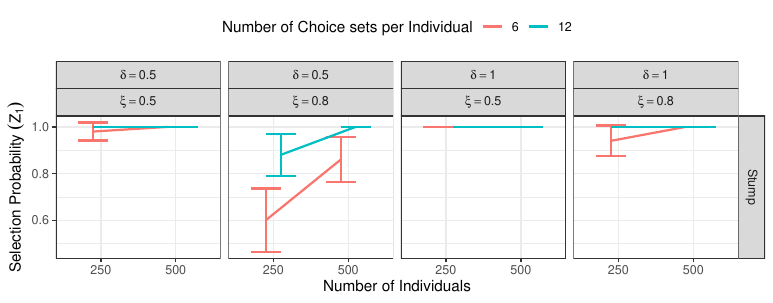

The script that saved this image:
library(data.table)
library(ggplot2) 
library(latex2exp)

res <- readRDS("simulations_replication/mob_mixlogit_simulations/mob_mixlogit_simulations.rds")

tmp = data.table(res)
tmp = tmp[, t(res[1]), by=1:nrow(tmp)]

tmp = tmp[,{ class(V1[[1]]$z1_correct) <- 'double'
class(V1[[1]]$xi_error) <- 'double'
V1[[1]]
}, by=1:nrow(tmp)]


g = function(x) list(mean = mean(x),
                     median = median(x),
                     sd = sd(x),
                     max = max(x),
                     ci_min_continuous = mean(as.numeric(x)) - qnorm(1-0.05/2)*sd(as.numeric(x)) , 
                     ci_max_continuous = mean(as.numeric(x)) + qnorm(1-0.05/2)*sd(as.numeric(x)) ,
                     ci_min_prop = mean(x) + qnorm(1-0.05/2)* as.numeric(sqrt(as.numeric(mean(x)) *( 1 - as.numeric(mean(x))) / as.numeric(length(x)) )),
                     ci_max_prop = mean(x) - qnorm(1-0.05/2)* as.numeric(sqrt(as.numeric(mean(x)) *( 1 - as.numeric(mean(x))) / as.numeric(length(x)) )),
                     p_95 = as.numeric(quantile(x, na.rm = TRUE , probs = c(0.95))),
                     p_5  = as.numeric(quantile(x, na.rm = TRUE , probs = c(0.05))),
                     n_nan = sum(is.na(x))
)

d <- as.data.frame(
  tmp[, unlist(lapply(.SD, g), recursive=FALSE)
      , .SDcols=c("time_iter","err_beta_1", "err_beta_2",
                  "z1_correct", "xi_error",
                  "ari",
                  "LL", "bic", "aic", "caic"),
      , by=.(scenario, n.indiv, n.choices, n.alter, xi, delta)])


## keep observation from stump
df  <- d[d$scenario=="stump", c("n.choices" , "n.indiv", "scenario", "xi", "delta",
                                "z1_correct.mean",
                                "z1_correct.ci_min_prop",
                                "z1_correct.ci_max_prop" )]
# Graph vars
y_axis <- "z1_correct.mean"      
x_axis <- "n.indiv"   
group  <- "n.choices" 
model  <- "model"

#Turning variables into factors
df[group] <- as.factor(with(df , get(group)))
## Generate the facet_grid LaTeX headers
df$xi <-    as.factor(df$xi)
levels(df$xi) <- c("0.5" = TeX("$\\xi = 0.5$"),"0.8" = TeX("$\\xi = 0.8$"))

df$delta <- as.factor(df$delta)
levels(df$delta) <- c("0.5" = TeX("$\\delta = 0.5$"),"1" = TeX("$\\delta = 1$"))

df$scenario <- as.factor(df$scenario)
levels(df$scenario) <- c("stump" = "Stump", "tree" = "Tree")

df$n.indiv <- as.factor(df$n.indiv)


#### Graph makeup ####
y_axis_title= TeX("Selection Probability $(Z_{1})$")
x_axis_title = "Number of Individuals"
group_title = "Number of Questions per Individual"

line_wt <- 0.75

p<- ggplot(df, aes_string(x=x_axis,
                          y=y_axis,
                          group = group, 
                          colour = group)
) +
  geom_errorbar(aes_string(  #confidence bars
    ymin="z1_correct.ci_min_prop", #lower CI
    ymax="z1_correct.ci_max_prop",
    group = group, 
    colour = group) , #upper CI
    width = 0.8,
    position = position_dodge(0.4),
    lwd = line_wt) +
  stat_summary(
    fun = mean,
    show.legend = F,  
    size = line_wt,
    geom = 'line',
    aes_string(group = group, colour = group),
    position = position_dodge(width = 0.4) 
  )  +
  labs(x = x_axis_title,
       y = y_axis_title ) +
  facet_grid(
    rows = vars( scenario),
    cols = vars(delta , xi)   ,
    labeller=label_parsed
  ) +
  theme(strip.text.x = element_text(size = 15, colour = "black"),
        strip.text.y = element_text(size = 15, colour = "black"))+
  theme(legend.text=element_text(size=15),
        legend.title=element_text(size=15),
        legend.key.width = unit(1.5,"cm")) + theme_bw()

p <- p + theme(legend.position="top")

p <- p + scale_color_discrete(name = 'Number of Choice sets per Individual') 

p


filename <- "figure_z1_correct.pdf"
route <- "simulations_replication/mob_mixlogit_simulations/"
name_and_route <- paste0(route,filename)
ggsave(filename = name_and_route,
       plot = p,
       width =  9.09*0.85 , height =  3.57*0.85)


